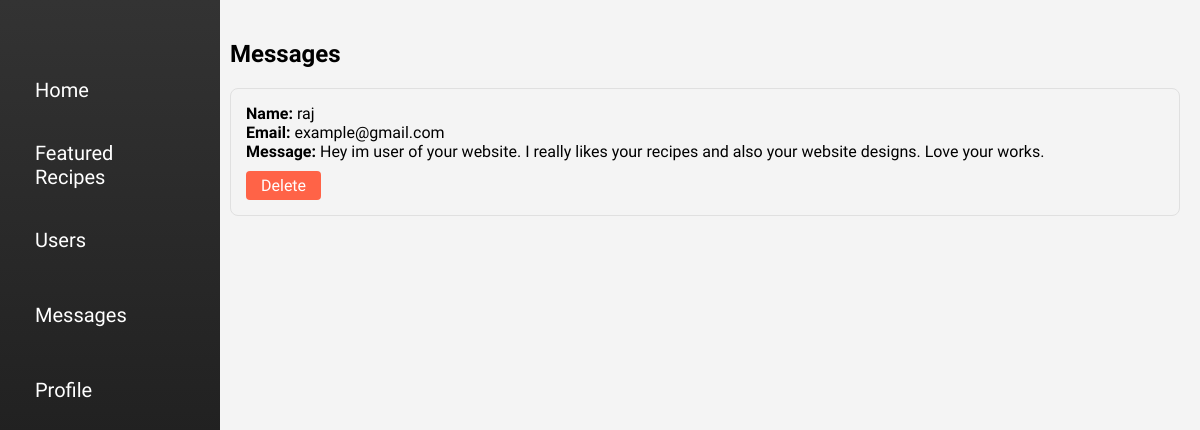
The page /admin/messages.php on the database as committed earlier.
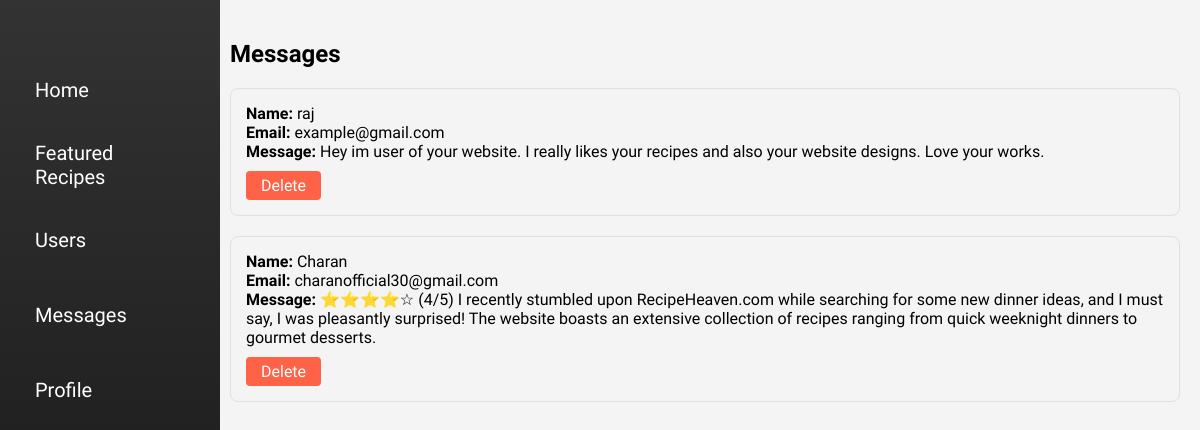
The same page on the database as committed later.
### tables this page shows
CREATE TABLE `messages` (
  `id` int(6) UNSIGNED NOT NULL,
  `name` varchar(255) NOT NULL,
  `email` varchar(255) NOT NULL,
  `message` text NOT NULL,
  `created_at` timestamp NOT NULL DEFAULT current_timestamp()
);

### admin/messages.php (the view, shortened to what this page needs)
<?php
include("admin_nav.php");
$db = new mysqli("localhost", "root", "", "recipe");
$query_messages = "SELECT * FROM messages";
$result_messages = $db->query($query_messages);
?>
<!DOCTYPE html>
<html lang="en">
<head>
    <link rel="stylesheet" href="./css/messages.css">
</head>
<body>
    <section class="content">
        <h2>Messages</h2>
        <div class="messages-container">
            <?php
            if($result_messages->num_rows > 0) {
                while($row = $result_messages->fetch_assoc()) {
                    echo "<div class='message-item'>";
                    echo "<strong>Name:</strong> " . $row['name'] . "<br>";
                    echo "<strong>Email:</strong> " . $row['email'] . "<br>";
                    echo "<strong>Message:</strong> " . $row['message'] . "<br>";
                    echo "<a href='messages.php?delete_id=" . $row['id'] . "' class='delete-button'>Delete</a>";
                    echo "</div>";
                }
            } else {
                echo "<p>No messages found.</p>";
            }
            ?>
        </div>
    </section>
</body>
</html>

### admin/admin_nav.php (shortened to what this page needs)
<!DOCTYPE html>
<html lang="en">
<head>
    <link rel="stylesheet" href="./css/admin_nav.css">
</head>
<body>
    <nav class="navbar">
        <ul class="nav-list">
            <li class="nav-item"><a href="admin_home.php" class="nav-link">Home</a></li>
            <li class="nav-item"><a href="recipes.php" class="nav-link">Featured Recipes</a></li>
            <li class="nav-item"><a href="users.php" class="nav-link">Users</a></li>
            <li class="nav-item"><a href="messages.php" class="nav-link">Messages</a></li>
            <li class="nav-item"><a href="profile.php" class="nav-link">Profile</a></li>
        </ul>
    </nav>
</body>
</html>

### admin/css/admin_nav.css (style rules this page uses)
body { font-family: "Josefin Sans", sans-serif; margin: 0; padding: 0; background-color: #f4f4f4; }
.navbar { height: 100vh; width: 200px; background: linear-gradient(to bottom, #333, #111); position: fixed; overflow-x: hidden; padding-top: 20px; transition: width 0.5s; }
.nav-list { list-style-type: none; padding: 20px; margin: 0; }
.nav-item { margin-top: 25px; font-size: 20px; padding: 10px 15px; text-align: left; height: 30px; display: flex; align-items: center; transition: background-color 0.3s, margin-left 0.3s; }
.nav-link { display: block; color: white; text-decoration: none; }

### admin/css/messages.css (style rules this page uses)
.content { margin-left: 210px; padding: 20px; transition: margin-left 0.5s; }
.message-item { border: 1px solid #e0e0e0; padding: 15px; margin-bottom: 20px; border-radius: 8px; }
.delete-button { display: inline-block; background-color: #ff6347; color: #fff; padding: 5px 15px; border: none; border-radius: 4px; text-align: center; text-decoration: none; margin-top: 10px; transition: background-color 0.3s ease; }

Rows that differ between the two databases and show on the page:
added messages: name "Charan", email "charanofficial30@gmail.com", message "⭐️⭐️⭐️⭐️☆ (4/5) I recently stumbled upon RecipeHeaven.com while searching for some new dinner ideas, and I must say, I was pleasantly surprised! The website boasts an extensive collection of recipes ranging from quick weeknight dinners to gourmet desserts."
